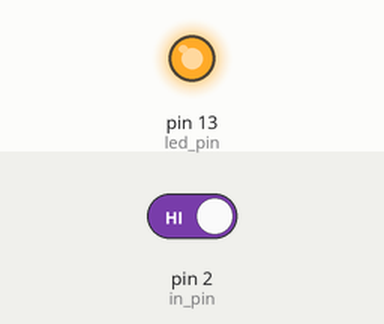
Simulated run of this sketch. Board: Arduino Mega 2560, built with avr-gcc and run on an emulated ATmega2560. Shown: output pins drawn as LEDs (lit = HIGH). The test bench sets the inputs (shaded band); at power-on: pin 2 (in_pin) HIGH.

Above: at 1.2 s.
1.3 s: pin 2 (in_pin) driven LOW
At 2.5 s:
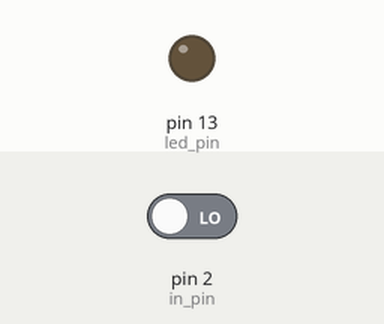
2.8 s: pin 2 (in_pin) driven HIGH
At 3.8 s:
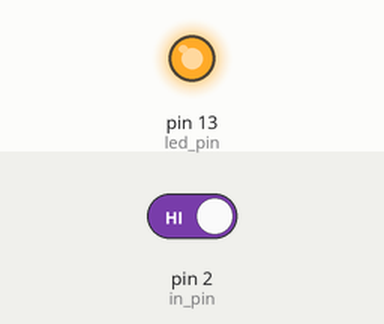
Timing chart, 0 to 5.8 s (numbered marks = the images above; inputs shaded):
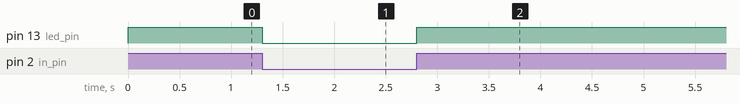

The sketch:

MTK.ino
```cpp
int led_pin = 13;
int in_pin = 2;
int read_value;


void setup() {
  Serial.begin(115200); // open serial connection to USB Serial
  //port(connected to your computer)
  Serial1.begin(57600); // open internal serial connection to
  //MT7688

  pinMode(led_pin, OUTPUT); // in MT7688, this maps to device
  pinMode(in_pin, INPUT);      // sets the digital pin 7 as input
}
void loop() {

  read_value = digitalRead(in_pin);
  digitalWrite(led_pin, read_value);

  if (!read_value)
  {
    Serial1.write(0);
    delay(50);
  }
//  else {
//    Serial1.write(0);
//    delay(50);
//  }


}
```

Measured:
- after the input at 1.3 s, pin 13 (led_pin): HIGH → LOW at once
- after the input at 2.8 s, pin 13 (led_pin): LOW → HIGH at once
